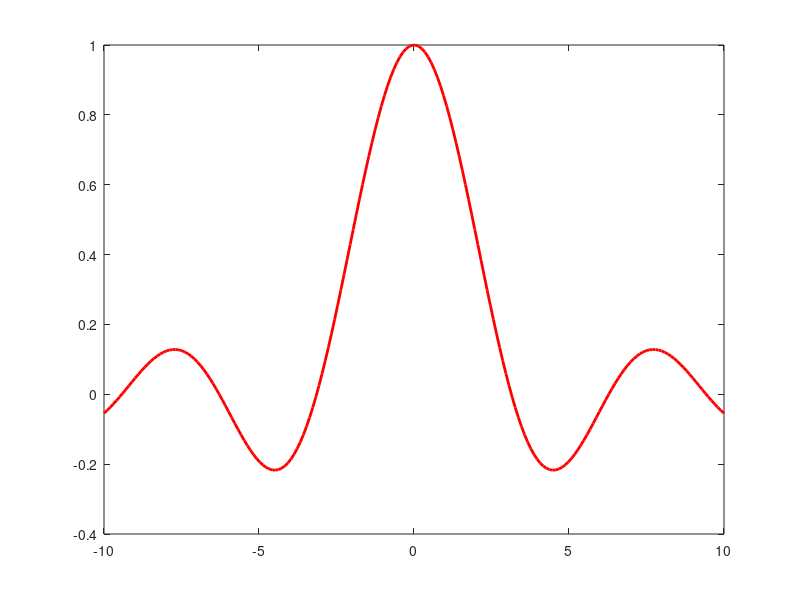

This figure's MATLAB source: (Note: this script raises an error after producing the figure.)
function SPGP
clc;
clear;
close all;
%% the example fuction
datasize=200;
var_noise=0.1;
x=linspace(-10,10,datasize)';
    f=sin(x)./x;
noise=var_noise*randn(datasize,1);
y=f+noise;
x_raw=x;
plot(x_raw,f,'r-','LineWidth',2),hold on;
%%
Inset=30;
dataindex=randsample(datasize,Inset);
xI=x(dataindex);
yI=y(dataindex);
%%
%%test
testnum=500;
x_test=linspace(-15,15,testnum)';
K_nn=Kernel_func(x,x,0.7,1.2);
K_mn=Kernel_func(xI,x,0.7,1.2);
K_mm=Kernel_func(xI,xI,0.7,1.2);
lambda=diag(diag(K_nn)-diag(K_mn'*inv(K_mm)*K_mn));
K_mat=K_mn*inv(var_noise*eye(datasize)+lambda)*K_mn'+K_mm;
K_sm=Kernel_func(x_test,xI,0.7,1.2);
L=chol(K_mat,'lower');
b=K_mn*inv(var_noise*eye(datasize)+lambda)*y;
f_mean=K_sm*(L'\(L\b));

for i=1:testnum
K_sm=Kernel_func(x_test(i),xI,0.7,1.2);
K_ss=Kernel_func(x_test(i),x_test(i),0.7,1.2);
v=L\(K_sm');
  f_var(i)=K_ss-K_sm*inv(K_mm)*K_sm'+v'*v;
end
f_var=f_var';

plot(x_test,f_mean,'b-','LineWidth',2),hold on;

x_area=[x_test;flipdim(x_test,1)];
ybound_std=[(f_mean+1.96*sqrt(f_var));flipdim(f_mean-1.96*sqrt(f_var),1)];
fill(x_area,ybound_std,[187 255 0]/255,'EdgeColor','none');
plot(x_raw,f,'r-','LineWidth',2),hold on;
plot(xI,yI,'b+'),hold on;
plot(x_test,f_mean,'b-','LineWidth',2),hold on;
%%
legend1=legend('target function','training points','preditive distribution','95% confidence interval');
 set(legend1,'Box','off','Color','none',...
     'Location','NorthEast');
xlabel('(g)SPGP with 30 points ')
xlim([-15,15]);
ylim([-2,2]);
set(gca,'XTick',[-15:3:15])
matlab2tikz( 'SPGP30.tex' )



